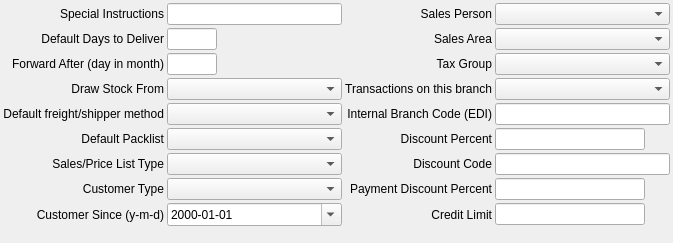
     <widget class="QWidget" name="tab_3">
      <attribute name="title">
       <string>Sales</string>
      </attribute>
      <layout class="QGridLayout" name="gridLayout">
       <property name="leftMargin">
        <number>3</number>
       </property>
       <property name="topMargin">
        <number>3</number>
       </property>
       <property name="rightMargin">
        <number>3</number>
       </property>
       <property name="bottomMargin">
        <number>3</number>
       </property>
       <property name="spacing">
        <number>3</number>
       </property>
       <item row="7" column="0">
        <widget class="QLabel" name="lblCustomerType">
         <property name="text">
          <string>Customer Type</string>
         </property>
         <property name="alignment">
          <set>Qt::AlignRight|Qt::AlignTrailing|Qt::AlignVCenter</set>
         </property>
        </widget>
       </item>
       <item row="6" column="1">
        <widget class="QComboBox" name="cbSalesType"/>
       </item>
       <item row="8" column="0">
        <widget class="QLabel" name="lblCustomerSince">
         <property name="text">
          <string>Customer Since (y-m-d)</string>
         </property>
         <property name="alignment">
          <set>Qt::AlignRight|Qt::AlignTrailing|Qt::AlignVCenter</set>
         </property>
        </widget>
       </item>
       <item row="6" column="0">
        <widget class="QLabel" name="lblSalesPriceList">
         <property name="text">
          <string>Sales/Price List Type</string>
         </property>
         <property name="alignment">
          <set>Qt::AlignRight|Qt::AlignTrailing|Qt::AlignVCenter</set>
         </property>
        </widget>
       </item>
       <item row="7" column="1">
        <widget class="QComboBox" name="cbCustomerType"/>
       </item>
       <item row="0" column="0">
        <widget class="QLabel" name="lblSpecialInstructions">
         <property name="text">
          <string>Special Instructions</string>
         </property>
         <property name="alignment">
          <set>Qt::AlignRight|Qt::AlignTrailing|Qt::AlignVCenter</set>
         </property>
        </widget>
       </item>
       <item row="0" column="1">
        <widget class="QLineEdit" name="leSpecialInstructions">
         <property name="minimumSize">
          <size>
           <width>175</width>
           <height>0</height>
          </size>
         </property>
         <property name="maximumSize">
          <size>
           <width>16777215</width>
           <height>16777215</height>
          </size>
         </property>
        </widget>
       </item>
       <item row="0" column="2">
        <widget class="QLabel" name="lblSalesPerson">
         <property name="text">
          <string>Sales Person</string>
         </property>
         <property name="alignment">
          <set>Qt::AlignRight|Qt::AlignTrailing|Qt::AlignVCenter</set>
         </property>
        </widget>
       </item>
       <item row="0" column="3">
        <widget class="QComboBox" name="cbSalesPerson">
         <property name="minimumSize">
          <size>
           <width>175</width>
           <height>0</height>
          </size>
         </property>
         <property name="maximumSize">
          <size>
           <width>16777215</width>
           <height>16777215</height>
          </size>
         </property>
        </widget>
       </item>
       <item row="1" column="0">
        <widget class="QLabel" name="lblDefaultDays">
         <property name="text">
          <string>Default Days to Deliver</string>
         </property>
         <property name="alignment">
          <set>Qt::AlignRight|Qt::AlignTrailing|Qt::AlignVCenter</set>
         </property>
        </widget>
       </item>
       <item row="1" column="1">
        <widget class="QLineEdit" name="leDefaultDays">
         <property name="minimumSize">
          <size>
           <width>50</width>
           <height>0</height>
          </size>
         </property>
         <property name="maximumSize">
          <size>
           <width>50</width>
           <height>16777215</height>
          </size>
         </property>
        </widget>
       </item>
       <item row="8" column="1">
        <widget class="QDateEdit" name="dteCustomerSince">
         <property name="displayFormat">
          <string>yyyy-MM-dd</string>
         </property>
         <property name="calendarPopup">
          <bool>true</bool>
         </property>
        </widget>
       </item>
       <item row="1" column="2">
        <widget class="QLabel" name="lblSalesArea">
         <property name="text">
          <string>Sales Area</string>
         </property>
         <property name="alignment">
          <set>Qt::AlignRight|Qt::AlignTrailing|Qt::AlignVCenter</set>
         </property>
        </widget>
       </item>
       <item row="1" column="3">
        <widget class="QComboBox" name="cbSalesArea">
         <property name="minimumSize">
          <size>
           <width>175</width>
           <height>0</height>
          </size>
         </property>
         <property name="maximumSize">
          <size>
           <width>16777215</width>
           <height>16777215</height>
          </size>
         </property>
        </widget>
       </item>
       <item row="2" column="0">
        <widget class="QLabel" name="lblForwardDate">
         <property name="text">
          <string>Forward After (day in month)</string>
         </property>
         <property name="alignment">
          <set>Qt::AlignRight|Qt::AlignTrailing|Qt::AlignVCenter</set>
         </property>
        </widget>
       </item>
       <item row="2" column="1">
        <widget class="QLineEdit" name="leForwardDate">
         <property name="minimumSize">
          <size>
           <width>50</width>
           <height>0</height>
          </size>
         </property>
         <property name="maximumSize">
          <size>
           <width>50</width>
           <height>16777215</height>
          </size>
         </property>
        </widget>
       </item>
       <item row="2" column="2">
        <widget class="QLabel" name="lblTaxGroup">
         <property name="text">
          <string>Tax Group</string>
         </property>
         <property name="alignment">
          <set>Qt::AlignRight|Qt::AlignTrailing|Qt::AlignVCenter</set>
         </property>
        </widget>
       </item>
       <item row="2" column="3">
        <widget class="QComboBox" name="cbTaxGroup">
         <property name="minimumSize">
          <size>
           <width>175</width>
           <height>0</height>
          </size>
         </property>
         <property name="maximumSize">
          <size>
           <width>16777215</width>
           <height>16777215</height>
          </size>
         </property>
        </widget>
       </item>
       <item row="3" column="0">
        <widget class="QLabel" name="lblDrawStockFrom">
         <property name="text">
          <string>Draw Stock From</string>
         </property>
         <property name="alignment">
          <set>Qt::AlignRight|Qt::AlignTrailing|Qt::AlignVCenter</set>
         </property>
        </widget>
       </item>
       <item row="3" column="1">
        <widget class="QComboBox" name="cbDrawStockFrom">
         <property name="minimumSize">
          <size>
           <width>175</width>
           <height>0</height>
          </size>
         </property>
         <property name="maximumSize">
          <size>
           <width>16777215</width>
           <height>16777215</height>
          </size>
         </property>
        </widget>
       </item>
       <item row="3" column="2">
        <widget class="QLabel" name="lblTransactions">
         <property name="text">
          <string>Transactions on this branch</string>
         </property>
         <property name="alignment">
          <set>Qt::AlignRight|Qt::AlignTrailing|Qt::AlignVCenter</set>
         </property>
        </widget>
       </item>
       <item row="3" column="3">
        <widget class="QComboBox" name="cbTransactions">
         <property name="minimumSize">
          <size>
           <width>175</width>
           <height>0</height>
          </size>
         </property>
         <property name="maximumSize">
          <size>
           <width>16777215</width>
           <height>16777215</height>
          </size>
         </property>
        </widget>
       </item>
       <item row="4" column="0">
        <widget class="QLabel" name="lblDefaultShipper">
         <property name="text">
          <string>Default freight/shipper method</string>
         </property>
         <property name="alignment">
          <set>Qt::AlignRight|Qt::AlignTrailing|Qt::AlignVCenter</set>
         </property>
        </widget>
       </item>
       <item row="4" column="1">
        <widget class="QComboBox" name="cbDefaultShipper">
         <property name="minimumSize">
          <size>
           <width>175</width>
           <height>0</height>
          </size>
         </property>
         <property name="maximumSize">
          <size>
           <width>16777215</width>
           <height>16777215</height>
          </size>
         </property>
        </widget>
       </item>
       <item row="4" column="2">
        <widget class="QLabel" name="lblCustomerEDI">
         <property name="text">
          <string>Internal Branch Code (EDI)</string>
         </property>
         <property name="alignment">
          <set>Qt::AlignRight|Qt::AlignTrailing|Qt::AlignVCenter</set>
         </property>
        </widget>
       </item>
       <item row="4" column="3">
        <widget class="QLineEdit" name="leCustomerEDI">
         <property name="minimumSize">
          <size>
           <width>175</width>
           <height>0</height>
          </size>
         </property>
         <property name="maximumSize">
          <size>
           <width>16777215</width>
           <height>16777215</height>
          </size>
         </property>
        </widget>
       </item>
       <item row="5" column="0">
        <widget class="QLabel" name="lblDefaultPackList">
         <property name="text">
          <string>Default Packlist</string>
         </property>
         <property name="alignment">
          <set>Qt::AlignRight|Qt::AlignTrailing|Qt::AlignVCenter</set>
         </property>
        </widget>
       </item>
       <item row="5" column="1">
        <widget class="QComboBox" name="cbDefaultPackList">
         <property name="minimumSize">
          <size>
           <width>175</width>
           <height>0</height>
          </size>
         </property>
         <property name="maximumSize">
          <size>
           <width>16777215</width>
           <height>16777215</height>
          </size>
         </property>
        </widget>
       </item>
       <item row="9" column="0" colspan="2">
        <spacer name="verticalSpacer_3">
         <property name="orientation">
          <enum>Qt::Vertical</enum>
         </property>
         <property name="sizeHint" stdset="0">
          <size>
           <width>158</width>
           <height>14</height>
          </size>
         </property>
        </spacer>
       </item>
       <item row="5" column="2">
        <widget class="QLabel" name="lblDiscountPercent">
         <property name="text">
          <string>Discount Percent</string>
         </property>
         <property name="alignment">
          <set>Qt::AlignRight|Qt::AlignTrailing|Qt::AlignVCenter</set>
         </property>
        </widget>
       </item>
       <item row="6" column="2">
        <widget class="QLabel" name="lblDiscountCode">
         <property name="text">
          <string>Discount Code</string>
         </property>
         <property name="alignment">
          <set>Qt::AlignRight|Qt::AlignTrailing|Qt::AlignVCenter</set>
         </property>
        </widget>
       </item>
       <item row="7" column="2">
        <widget class="QLabel" name="lblPaymentDiscount">
         <property name="text">
          <string>Payment Discount Percent</string>
         </property>
         <property name="alignment">
          <set>Qt::AlignRight|Qt::AlignTrailing|Qt::AlignVCenter</set>
         </property>
        </widget>
       </item>
       <item row="8" column="2">
        <widget class="QLabel" name="lblCreditLimit">
         <property name="text">
          <string>Credit Limit</string>
         </property>
         <property name="alignment">
          <set>Qt::AlignRight|Qt::AlignTrailing|Qt::AlignVCenter</set>
         </property>
        </widget>
       </item>
       <item row="5" column="3">
        <widget class="QLineEdit" name="leDiscountPercent">
         <property name="maximumSize">
          <size>
           <width>150</width>
           <height>16777215</height>
          </size>
         </property>
        </widget>
       </item>
       <item row="6" column="3">
        <widget class="QLineEdit" name="leDiscountCode"/>
       </item>
       <item row="7" column="3">
        <widget class="QLineEdit" name="lePaymentDiscount">
         <property name="maximumSize">
          <size>
           <width>150</width>
           <height>16777215</height>
          </size>
         </property>
        </widget>
       </item>
       <item row="8" column="3">
        <widget class="QLineEdit" name="leCreditLimit">
         <property name="maximumSize">
          <size>
           <width>150</width>
           <height>16777215</height>
          </size>
         </property>
        </widget>
       </item>
      </layout>
     </widget>
